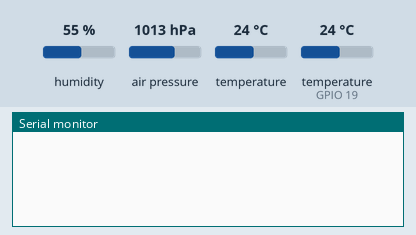
Simulated run of this sketch. Board: ESP32. On the bench: the last lines printed to the serial monitor. The inputs (shaded band) are chosen by the test bench; at power-on: humidity 55 %, air pressure 1013 hPa, temperature 24 °C, temperature (sensor on GPIO 19) 24 °C. WiFi joins after 1.5 s; servers stay silent unless stated; not simulated (calls return 0 or success): ../constants/arduino_secrets.h.

Above: at 3.2 s.
3.3 s: humidity set to 22 %
At 5.5 s:
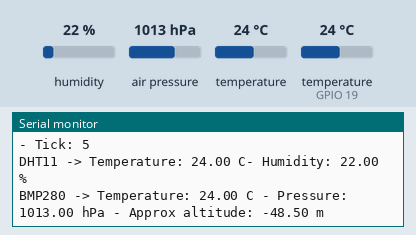
6.5 s: air pressure set to 952 hPa
8.0 s: temperature (sensor 0) set to 12 °C
9.5 s: temperature (sensor on GPIO 19) set to 12 °C
At 10.4 s:
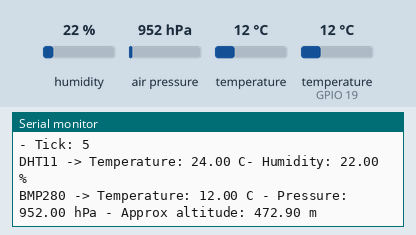

Measured:
- after the input at 3.3 s, the serial monitor: prints a new line after 1.7 s (image 1)

The sketch:

app.ino
```cpp
#include <Adafruit_BMP280.h>
#include <Adafruit_Sensor.h>
#include <DHT.h>
#include <Wire.h>
#include <math.h>

#include "./config/cloudVars.h"
#include "./config/thingProperties.h"
#include "./constants/global.h"
#include "./utils/roundFloat.h"
#include "./utils/tick.h"

DHT dht(DHT11_PIN, DHTTYPE);

Adafruit_BMP280 bmp;

void setup() {
  Serial.begin(9600);
  Wire.begin(SDA_PIN, SCL_PIN);

  delay(2000);

  dht.begin();
  if (!bmp.begin(0x76)) {
    Serial.println(F("#### Could not find a valid BMP280 sensor, check wiring! ####"));
  }

  initProperties();

  ArduinoCloud.begin(ArduinoIoTPreferredConnection);
  setDebugMessageLevel(0);  // Nivel de logs 0 - 4
  ArduinoCloud.printDebugInfo();
}

void loop() {
  ArduinoCloud.update();

  humidity = roundFloat(dht.readHumidity());
  altitude = roundFloat(bmp.readAltitude(SEE_LEVEL_PRESSURE));  // The "1019.66" is the pressure(hPa) at sea level in day in your region
  pressure = roundFloat(bmp.readPressure() / 100);
  temperature = roundFloat(bmp.readTemperature());

  if (isTick()) {
    Serial.print("- Tick: ");
    Serial.println(getDiff());

    printWeatherStats();

    saveTick();
  }
}

void printWeatherStats() {
  Serial.print("DHT11 -> Temperature: ");
  Serial.print(dht.readTemperature());
  Serial.print(" C");

  Serial.print("- Humidity: ");
  Serial.print(humidity);
  Serial.println(" %");

  Serial.print(F("BMP280 -> Temperature: "));
  Serial.print(temperature);
  Serial.print(" C");

  Serial.print(F(" - Pressure: "));
  Serial.print(pressure);
  Serial.print(" hPa");

  Serial.print(F(" - Approx altitude: "));
  Serial.print(altitude);
  Serial.println(" m");
}
```

global.h
```cpp
#ifndef GLOBAL
#define GLOBAL

#define ONE_SECOND 1
#define UL_MAX_VALUE 4294967296
#define ZERO_SECONDS 0

#define SDA_PIN 21
#define SCL_PIN 22

#define DHT11_PIN 19
#define DHTTYPE DHT11

#define SEE_LEVEL_PRESSURE 1007.2

#endif
```

roundFloat.h
```cpp
float roundFloat(float value) {
  return roundf(value * 10) / 10;
}
```

tick.h
```cpp
int previousSeconds = 0;
unsigned long currentSeconds;
unsigned long diffTime;

void saveTick() {
  previousSeconds = currentSeconds;
}

bool isTick() {
  currentSeconds = millis() / 1000;

  if (ZERO_SECONDS <= currentSeconds && currentSeconds < UL_MAX_VALUE) {
    diffTime = currentSeconds - previousSeconds;
  } else {
    diffTime = 0;
  }

  if (diffTime < ZERO_SECONDS) {
    diffTime = UL_MAX_VALUE + diffTime + 1;
  }

  return diffTime >= ONE_SECOND * 5;
}

int getDiff() {
  return diffTime;
}
```

cloudVars.h
```cpp
#ifndef RELES_CONFIG
#define RELES_CONFIG

float altitude;
float humidity;
float pressure;
float temperature;

#endif
```

thingProperties.h
```cpp
#include <ArduinoIoTCloud.h>
#include <Arduino_ConnectionHandler.h>

#include "../constants/arduino_secrets.h"

void initProperties() {
  ArduinoCloud.setBoardId(DEVICE_LOGIN_NAME);
  ArduinoCloud.setSecretDeviceKey(DEVICE_KEY);

  ArduinoCloud.addProperty(altitude, READ, 5 * SECONDS, NULL);
  ArduinoCloud.addProperty(humidity, READ, 5 * SECONDS, NULL);
  ArduinoCloud.addProperty(pressure, READ, 5 * SECONDS, NULL);
  ArduinoCloud.addProperty(temperature, READ, 5 * SECONDS, NULL);
}

WiFiConnectionHandler ArduinoIoTPreferredConnection(SSID, PASS);
```
